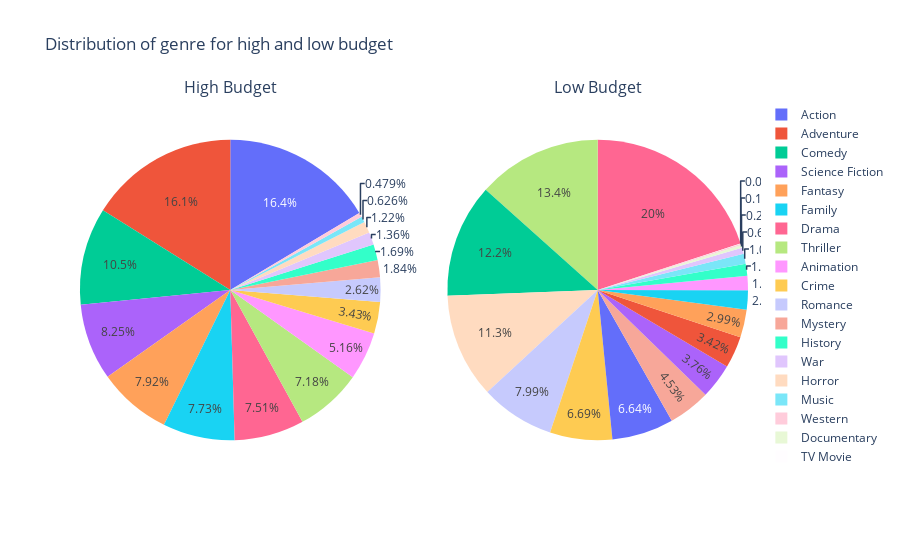

Notebook cell for this chart:
### Code cell
import plotly.subplots as sp
# Filter the DataFrame to include only 'high' category
df_high_budget = df_test[df_test['category'] == 'high']

# Filter the DataFrame to include only 'low' category
df_low_budget = df_test[df_test['category'] == 'low']

# Create a pie chart for 'high' category
fig_high = px.pie(df_high_budget, names='genres', title='Genre distribution for high budget movies')

# Create a pie chart for 'low' category
fig_low = px.pie(df_low_budget, names='genres', title='Genre distribution for low budget movies')

# Create a subplot with 1 row and 2 columns and specify the subplot type as 'domain'
fig = sp.make_subplots(rows=1, cols=2, subplot_titles=['High Budget', 'Low Budget'], specs=[[{'type': 'domain'}, {'type': 'domain'}]])

# Add the 'high' pie chart to the first column of the subplot
fig.add_trace(fig_high['data'][0], row=1, col=1)

# Add the 'low' pie chart to the second column of the subplot
fig.add_trace(fig_low['data'][0], row=1, col=2)


# Add a title to the entire subplot
fig.update_layout(title_text="Distribution of genre for high and low budget")

fig.show()

fig.write_html("./plots_html/pie_genre.html",include_plotlyjs = False)

### Figure 1 — Plotly figure (JSON) as saved in the notebook; plotly's stock layout.template omitted (floating-point values rounded to 4 significant figures; data arrays with more than 128 entries replaced by an {"elided": "..."} marker saying what was removed)
{"data": [{"domain": {"x": [0, 0.45], "y": [0, 1]}, "hovertemplate": "genres=%{label}<extra></extra>", "labels": {"elided": "2715 str values"}, "legendgroup": "", "name": "", "showlegend": true, "type": "pie"}, {"domain": {"x": [0.55, 1], "y": [0, 1]}, "hovertemplate": "genres=%{label}<extra></extra>", "labels": {"elided": "2077 str values"}, "legendgroup": "", "name": "", "showlegend": true, "type": "pie"}], "layout": {"annotations": [{"font": {"size": 16}, "showarrow": false, "text": "High Budget", "x": 0.225, "xanchor": "center", "xref": "paper", "y": 1, "yanchor": "bottom", "yref": "paper"}, {"font": {"size": 16}, "showarrow": false, "text": "Low Budget", "x": 0.775, "xanchor": "center", "xref": "paper", "y": 1, "yanchor": "bottom", "yref": "paper"}], "title": {"text": "Distribution of genre for high and low budget"}}}
